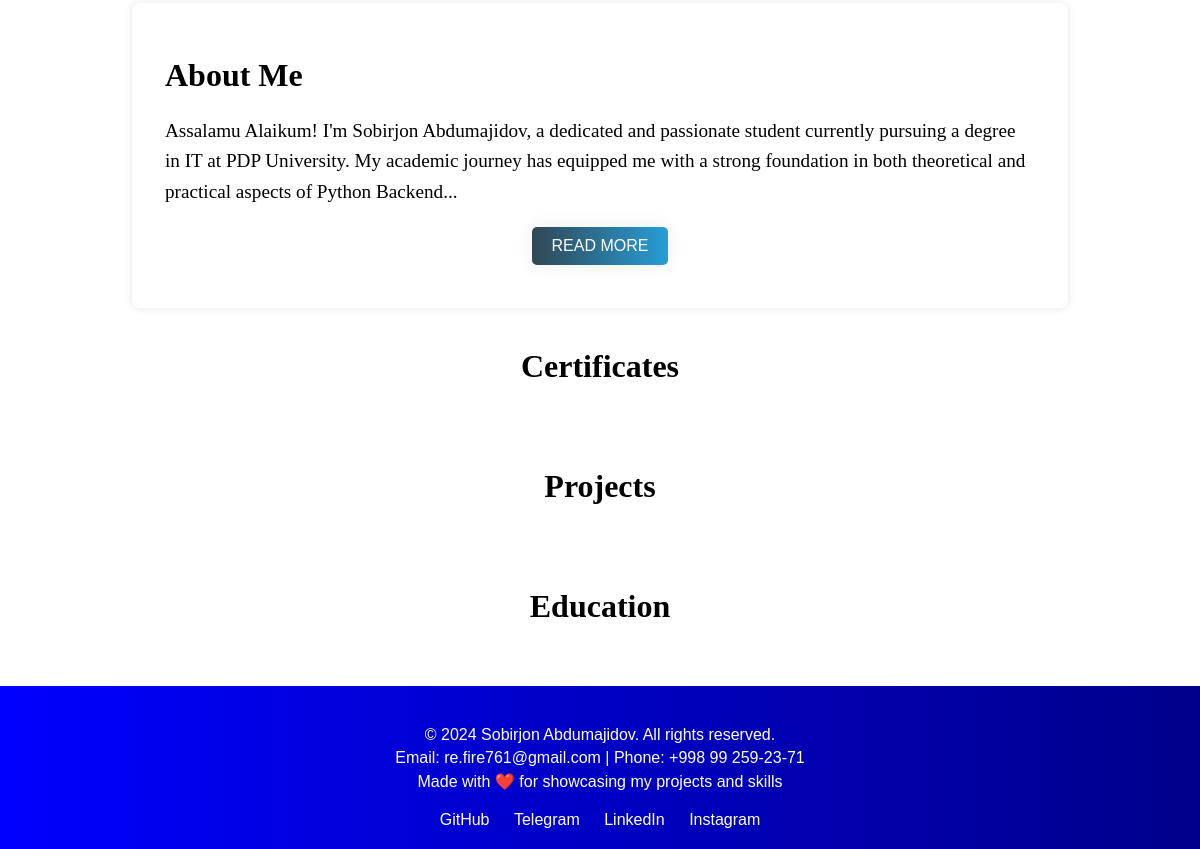
/ (lower part), run on an earlier commit of the app's database.
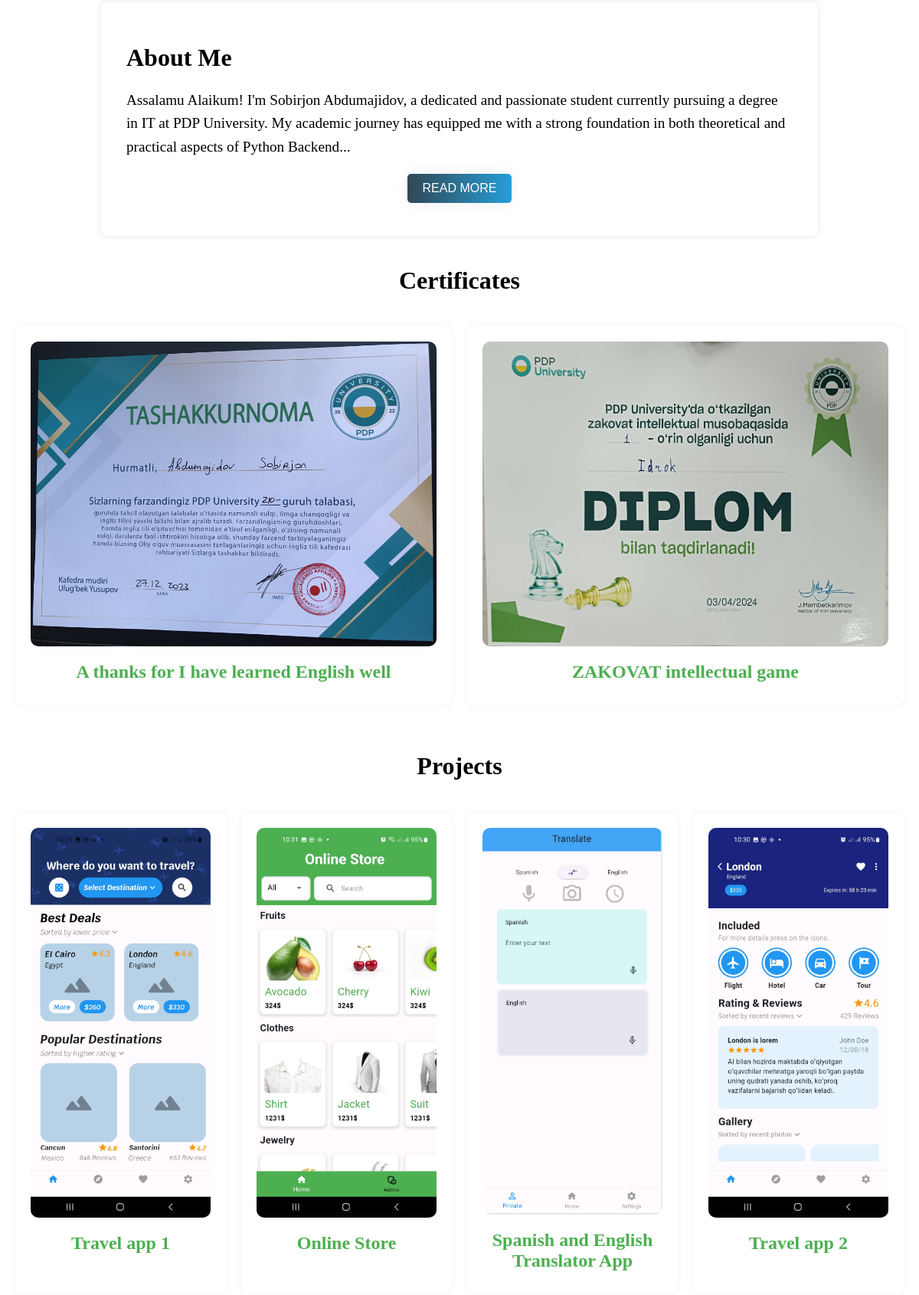
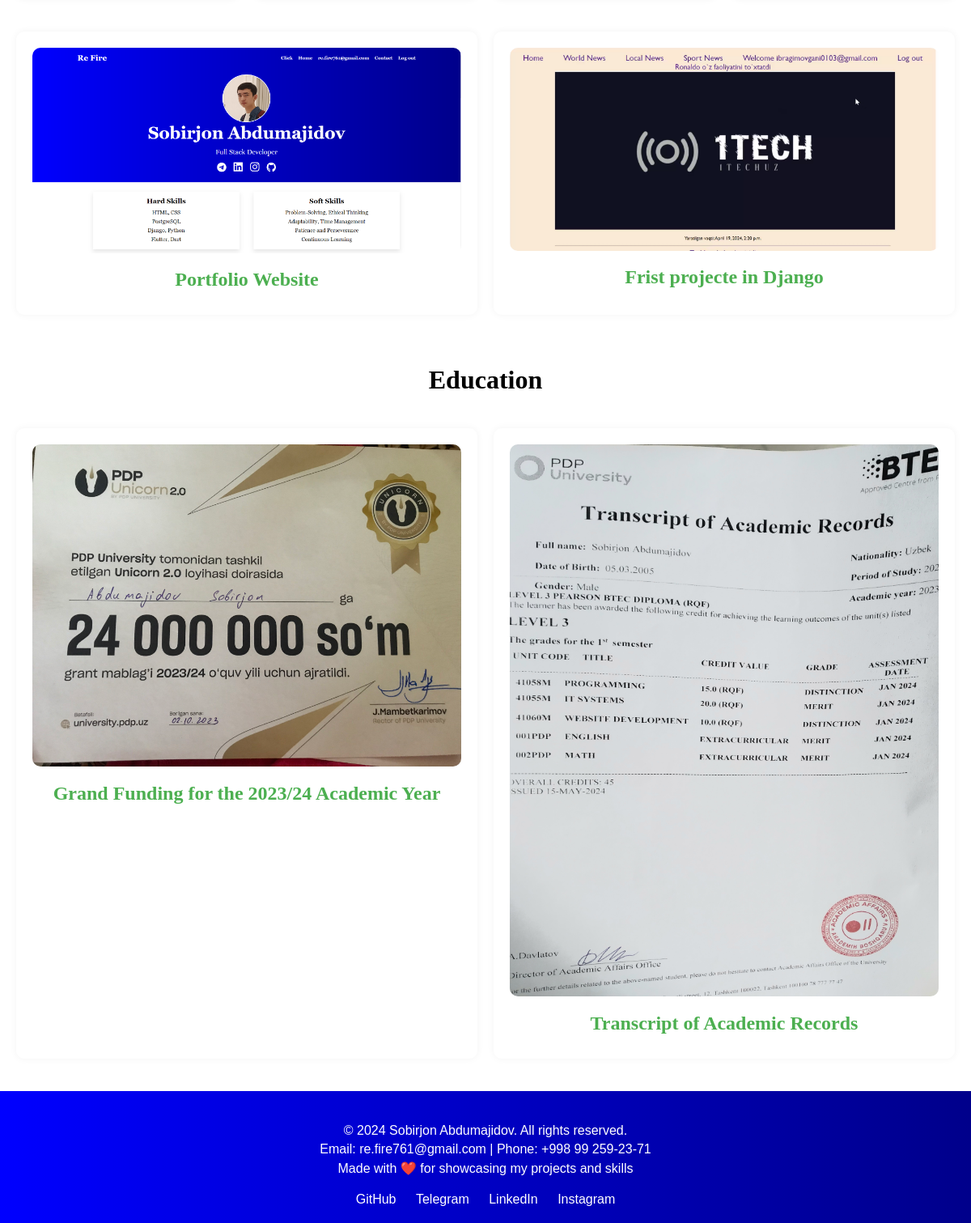
And on a later commit of the database (2 pictures, top to bottom).
### myApp/models.py (models this page shows, shortened)
class MaqolaModel(models.Model):
    TAG = (
        ("Certificates", "Certificates"),
        ("Projects", "Projects"),
        ("Education", "Education"),
    )
    title = models.CharField(max_length=255)
    image = models.ImageField(blank=True, null=True)
    source = models.CharField(max_length=255)
    link = models.CharField(max_length=500, blank=True, null=True)
    description_uzb = models.TextField(blank=True, null=True)
    description_eng = models.TextField(blank=True, null=True)
    tags = models.CharField(choices=TAG, max_length=255, blank=True, null=True)
    @property
    def imageURL(self):
        return self.image.url if self.image else ""

### myApp/views.py (the view)
# urls.py: 2. Add a URL to urlpatterns:  path('', views.home, name='home')
def home(request):
    certificates = MaqolaModel.objects.filter(tags="Certificates").order_by('-id')
    projects = MaqolaModel.objects.filter(tags='Projects').order_by('-id')
    education = MaqolaModel.objects.filter(tags='Education').order_by('-id')
    context = {
        'certificates':certificates,
        'projects':projects,
        'education':education,
    }
    return render(
        request=request,
        template_name='maqola.html',
        context=context,
    )

### templates/maqola.html (shortened to what this page needs)
<!DOCTYPE html>
<html lang="en">
{% load static %}
<head>
    <link rel="stylesheet" href="{% static 'css/style.css' %}">
</head>
<body>
    <div class="about-container">
    <h1 class="about-title">About Me</h1>
    <div class="section-content">
        <p class="short-text">Assalamu Alaikum! I'm Sobirjon Abdumajidov, a dedicated and passionate student currently pursuing a degree in IT at PDP University. My academic journey has equipped me with a strong foundation in both theoretical and practical aspects of Python Backend...</p>
        <button class="read-more-btn">Read more</button>
    </div>
</div>
    <h1 class="category">Certificates</h1>
    <div class="container" id="certificates">
        {% for certificate in certificates %}
            <div class="maqola" id="for_certificates">
                <img class="image_main" src="{{ certificate.imageURL }}">
                <a href="{% url 'article_details' certificate.id %}"><h2>{{ certificate.title }}</h2></a>
            </div>
        {% endfor %}
    </div>
    <h1 class="category">Projects</h1>
    <div class="container" id="projects">
        {% for project in projects %}
            <div class="maqola" id="for_projects">
                <img class="image_main" src="{{ project.imageURL }}">
                <a href="{% url 'article_details' project.id %}"><h2>{{ project.title }}</h2></a>
            </div>
        {% endfor %}
    </div>
    <h1 class="category">Education</h1>
    <div class="container" id="education">
        {% for edc in education %}
            <div class="maqola" id="for_education">
                <img class="image_main" src="{{ edc.imageURL }}">
                <a href="{% url 'article_details' edc.id %}"><h2>{{ edc.title }}</h2></a>
            </div>
        {% endfor %}
    </div>
    {% include 'footer.html' %}
</body>
</html>

### templates/footer.html
<footer class="footer">
    <div class="footer-info">
        <p class="info-text">© 2024 Sobirjon Abdumajidov. All rights reserved.</p>
    <p class="info-text">Email: re.fire761@gmail.com | Phone: +998 99 259-23-71</p>
    <p class="info-text">Made with ❤️ for showcasing my projects and skills</p>
    </div>
    <div class="footer-social">
        <a href="https://www.instagram.com/sobirjon_a05/" class="social-link">GitHub</a>
        <a href="https://t.me/Djangoconfig" class="social-link">Telegram</a>
        <a href="https://www.linkedin.com/in/sobirjon-abdumajidov-632659270/" class="social-link">LinkedIn</a>
        <a href="https://www.instagram.com/sobirjon_a05/" class="social-link">Instagram</a>
    </div>
</footer>

### static/css/style.css (style rules this page uses)
body { margin: 0; font-family: 'Georgia', serif; }
a { color: white; text-decoration: none; transition: color 0.3s; }
.container { max-width: 1200px; margin-inline: auto; padding: 20px; background-color: #fff; border-radius: 10px; color: #333; }
.about-container { max-width: 870px; margin: 0 auto 40px; padding: 33px; background-color: #fff; border-radius: 8px; box-shadow: 0 0 10px rgba(0, 0, 0, 0.1); margin-top: 63px; }
.section-content p { font-size: 1.2em; line-height: 1.6; text-align: start; }
#certificates, #projects, #education { display: flex; flex-wrap: wrap; gap: 20px; }
#for_certificates { flex: 1 1 calc(30% - 40px); }
#for_education { flex: 1 1 calc(24% - 40px); }
#for_projects { flex: 1 1 calc(22% - 40px); }
.maqola { background-color: #fff; padding: 20px; border-radius: 10px; color: #333; margin-bottom: 20px; box-shadow: 0 0 10px rgba(0, 0, 0, 0.05); transition: transform 0.3s, box-shadow 0.3s; flex: 1 1 calc(33.333% - 40px); text-align: center; }
.maqola h2 { color: #4CAF50; font-size: 24px; margin-bottom: 10px; }
.maqola img { max-width: 100%; border-radius: 10px; margin-bottom: 15px; transition: transform 0.3s; }
.category { text-align: center; }
.image_main { display: block; margin: 0 auto; }
.about-container .section-content { position: relative; }
.about-container .section-content .read-more-btn { display: block; margin: 10px auto; padding: 10px 20px; font-size: 1em; cursor: pointer; background-image: linear-gradient(to right, #314755 0%, #26a0da 51%, #314755 100%); color: #fff; border: none; border-radius: 5px; }
.read-more-btn { background-image: linear-gradient(to right, #314755 0%, #26a0da 51%, #314755 100%); margin: 10px; padding: 15px 45px; text-align: center; text-transform: uppercase; transition: 0.4s; background-size: 200% auto; color: white; box-shadow: 0 0 20px #eee; border-radius: 10px; display: block; }
.footer { background: linear-gradient(90deg in oklab, blue, darkblue); color: #fff; text-align: center; padding: 20px 10px; font-family: Arial, sans-serif; }
.footer-info { margin-top: 20px; }
.info-text { margin: 5px 0; }
.footer-social { margin-top: 20px; }
.social-link { margin: 0 10px; color: #fff; text-decoration: none; }

What changed in the data, as far as the page shows it:
added MaqolaModel: imageURL (picture), title "A thanks for I have learned English well", shown under "Certificates"
now on this page (row edited): MaqolaModel: imageURL (picture), title "ZAKOVAT intellectual game", shown under "Certificates"
added MaqolaModel: imageURL (picture), title "Travel app 1", shown under "Projects"
added MaqolaModel: imageURL (picture), title "Online Store", shown under "Projects"
added MaqolaModel: imageURL (picture), title "Spanish and English Translator App", shown under "Projects"
added MaqolaModel: imageURL (picture), title "Travel app 2", shown under "Projects"
added MaqolaModel: imageURL (picture), title "Portfolio Website", shown under "Projects"
now on this page (row edited): MaqolaModel: imageURL (picture), title "Frist projecte in Django", shown under "Projects"
added MaqolaModel: imageURL (picture), title "Grand Funding for the 2023/24 Academic Year", shown under "Education"
added MaqolaModel: imageURL (picture), title "Transcript of Academic Records", shown under "Education"
